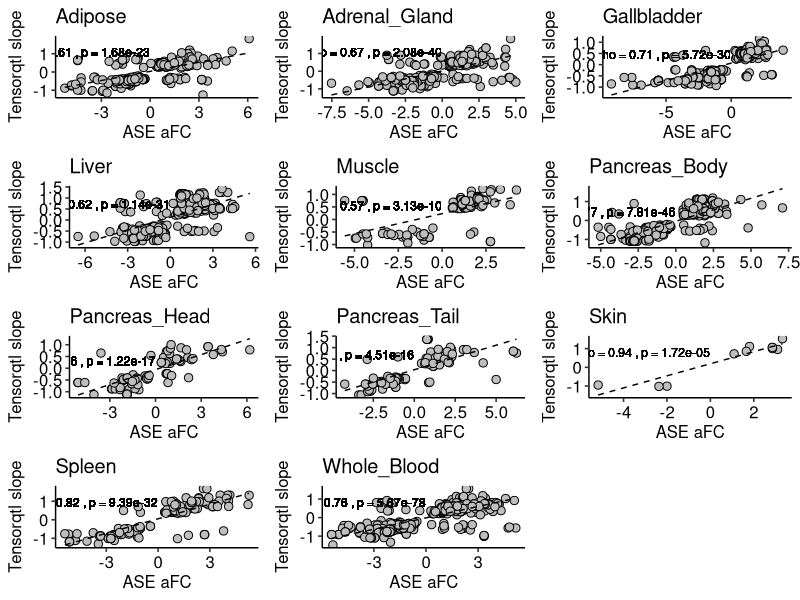

The R source for this figure:
#==============================================#
# ASE-eQTL-correlation #
# Supp-Figure-22#
#==============================================#

library(ggplot2)
library(ggpubr)
library(data.table)
library(tidyverse)
library(cowplot)

setwd("/path/to/GTOP_code/supp/supp_fig22")


# Supp.Fig.22 ASE-eQTL-correlation ----------------------------------------


df_plot <- fread("./input/Figure S22.txt", sep = "\t")


figlist <- list()
for (tis in unique(df_plot$tissue)) {
  df_tmp <- df_plot %>% dplyr::filter(tissue==tis)
  cor_test <- cor.test(df_tmp$slope, df_tmp$logafc)
  rho <- cor_test$estimate[1]
  p_value <- cor_test$p.value[1]

  
  
  figlist[[tis]] <- ggplot(df_tmp)+
    geom_point(aes(x=logafc,y=slope),
               fill="grey", size=2.5, shape=21)+
    geom_text(
      aes(x=0, y=max(slope)-0.5),
      label = paste("rho =", round(rho, 2), ", p =", format(p_value, scientific = TRUE, digits = 3)),
      hjust = 1, vjust = 1, size = 3, color = "black")+
    geom_smooth(aes(x = logafc, y = slope),
                method = "lm", se = FALSE,
                color = "black", size = 0.5, linetype = "dashed") +
    xlab("ASE aFC") + 
    ylab("Tensorqtl slope")+
    theme_pubr()+
    ggtitle(sprintf("%s", tis))
  
}

plot_grid(plotlist = figlist, cols = 3)
